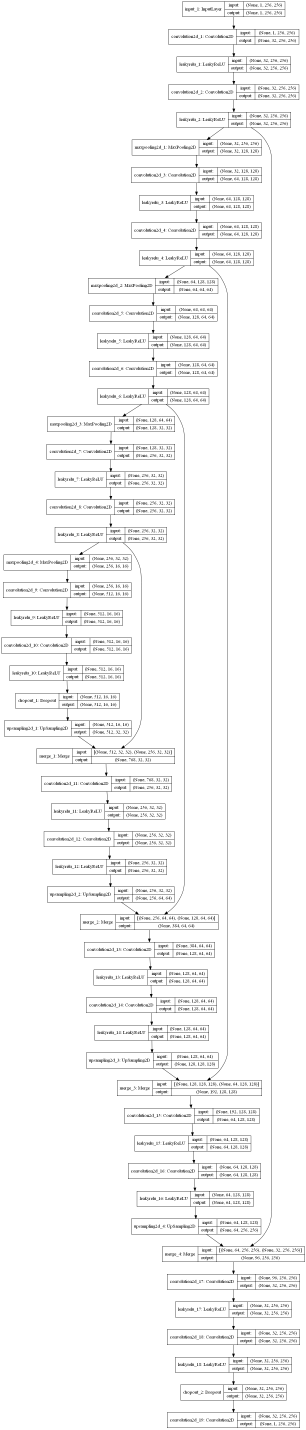
#> input picture lung_seg/model_16_21_20_02_2017.png, 1224 x 5717 px (shown at 1/4 size)
$ python -i augmentdata.py   (imports and definitions only)
#> lines starting #> are read from the running program, lines starting #| are printed output that depends on the picture

# [91 lines left out: functions elastic_transform, rand_gamma_adjust, rand_im_rotate, create_2d_gaussian, not called in this run]


def elastic_transform(image, kernel_dim=65, sigma=64, alpha=30, negated=False, gridsize=5):
    """
    This method performs elastic transformations on an image by convolving
    with a gaussian kernel.
    NOTE: Image dimensions should be a sqaure image

    :param image: the input image
    :type image: a numpy nd array
    :param kernel_dim: dimension(1-D) of the gaussian kernel
    :type kernel_dim: int
    :param sigma: standard deviation of the kernel
    :type sigma: float
    :param alpha: a multiplicative factor for image after convolution
    :type alpha: float
    :param negated: a flag indicating whether the image is negated or not
    :type negated: boolean
    :returns: a nd array transformed image
    """

    # convert the image to single channel if it is multi channel one
    if image.ndim == 3:
        image = cv2.cvtColor(image, cv2.COLOR_BGR2GRAY)

    # check if the image is a negated one
    if not negated:
        image = 255 - image

    # check if the image is a square one
    if image.shape[0] != image.shape[1]:
        raise ValueError("Image should be of sqaure form")

    # check if kernel dimesnion is odd
    if kernel_dim % 2 == 0:
        raise ValueError("Kernel dimension should be odd")

    # create an empty image
    result = np.zeros(image.shape)

    # create random displacement fields
    displacement_field_x = np.array([[(2*ranf()-1) for x in range(image.shape[0])]
                                     for y in range(image.shape[1])]) * alpha
    displacement_field_y = np.array([[(2*ranf()-1) for x in range(image.shape[0])]
                                     for y in range(image.shape[1])]) * alpha
    # displacement_field_x = np.zeros((gridsize+2, gridsize+2))
    # displacement_field_y = np.zeros((gridsize+2, gridsize+2))

    # displacement_field_x = np.array([[randint(-1, 2) for x in range(5)]
    #                                  for y in range(5)]) * alpha
    # displacement_field_y = np.array([[randint(-1, 2) for x in range(5)]
    #                                  for y in range(5)]) * alpha

    # displacement_field_x[1:-1, 1:-1] = (rand(gridsize, gridsize) * 2 - 1) * alpha
    # displacement_field_y[1:-1, 1:-1] = (rand(gridsize, gridsize) * 2 - 1) * alpha
    #
    # displacement_field_x = cv2.resize(displacement_field_x, (image.shape[0], image.shape[1]))
    # displacement_field_y = cv2.resize(displacement_field_y, (image.shape[0], image.shape[1]))
    # create the gaussian kernel
    kernel = create_2d_gaussian(kernel_dim, sigma)

    # convolve the fields with the gaussian kernel
    displacement_field_x = convolve2d(displacement_field_x, kernel, boundary='symm')
    displacement_field_y = convolve2d(displacement_field_y, kernel, boundary='symm')

    # make the distortrd image by averaging each pixel value to the neighbouring
    # four pixels based on displacement fields

    for row in range(image.shape[1]):
        for col in range(image.shape[0]):
            low_ii = row + int(math.floor(displacement_field_x[row, col]))
            high_ii = row + int(math.ceil(displacement_field_x[row, col]))

            low_jj = col + int(math.floor(displacement_field_y[row, col]))
            high_jj = col + int(math.ceil(displacement_field_y[row, col]))

            if low_ii < 0 or low_jj < 0 or high_ii >= image.shape[1] - 1 \
                    or high_jj >= image.shape[0] - 1:
                continue

            res = image[low_ii, low_jj] / 4 + image[low_ii, high_jj] / 4 + \
                  image[high_ii, low_jj] / 4 + image[high_ii, high_jj] / 4

            result[row, col] = res

    # if the input image was not negated, make the output image also a non
    # negated one
    if not negated:
        result = 255 - result

    return result

>>> import cv2
>>> picture = cv2.imread('../lung_seg/model_16_21_20_02_2017.png')
#> picture is the input picture: shape (5717, 1224, 3); min 0, max 255, mean 246.6
>>> result = elastic_transform(picture)
#> in elastic_transform, `image = 255 - image`:
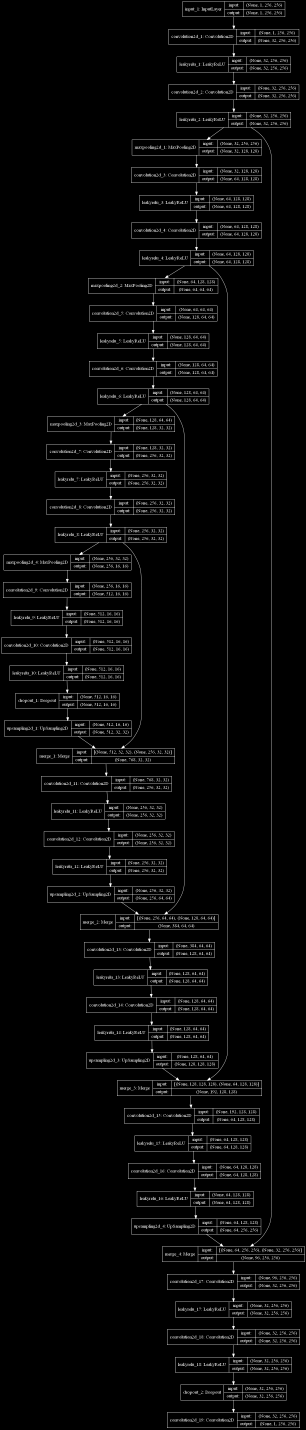
#> image: shape (5717, 1224) (shown at 1/4 size); min 0, max 255, mean 8.4
#> (the run stopped early here; a loop or call above may not have finished)
